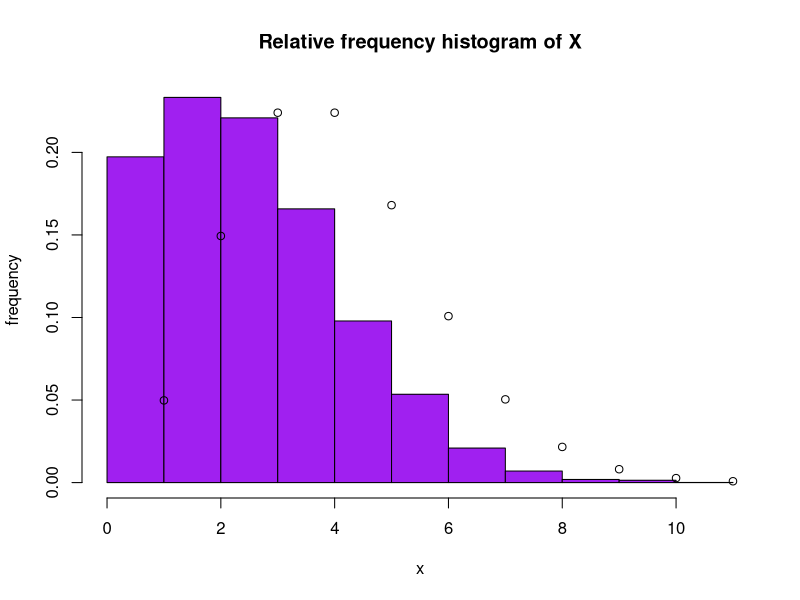
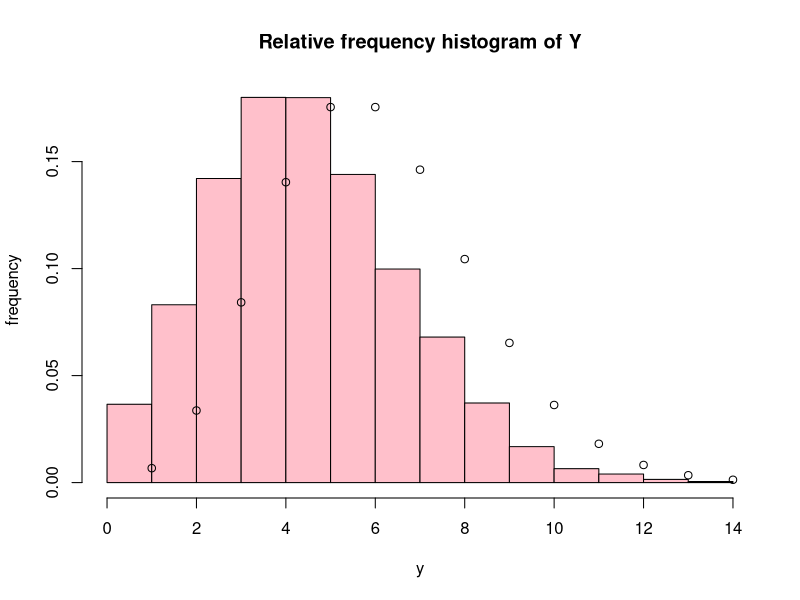
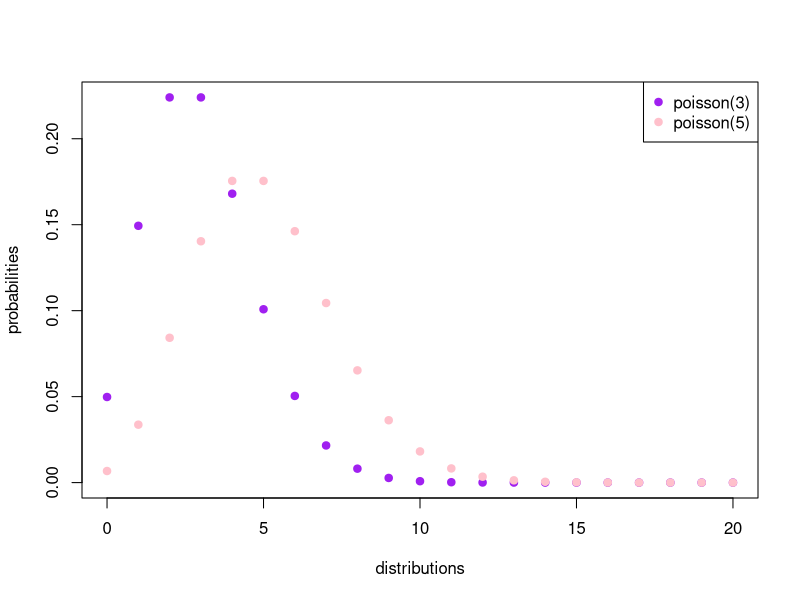

These figures' R source, in order:
#Part a
#ii)
#lambda = 8
#P(Z <= 6), P(Z > 4), P( 3<=Z <= 8)
?poisson
?dpois
?ppois

#P(Z <= 6)
ppois(q=6, lambda = 8, lower.tail = TRUE)
#check: 1- P(Z > 6)
1 - ppois(q = 6, lambda = 8, lower.tail = FALSE)

#P(Z > 4)
ppois(q = 4, lambda = 8, lower.tail = FALSE)
#check: 1 - P(Z = 4, Z =3, Z= 2, Z=1, Z=0)
1 - sum(dpois(x = 0:4, lambda = 8))

#P( 3 <= Z <= 8)
#so P( Z=3, Z = 4, Z = 5, Z = 6, Z = 7, Z =8)
sum(dpois(x = 3:8, lambda = 8))
#check:
1 - ppois(q = 8, lambda = 8, lower.tail = FALSE) - ppois(q = 2, lambda = 8, lower.tail = TRUE)


#Part b 
#i)
#create objects for both distributions
poisson3 <- rpois(n = 10000, lambda = 3)
poisson5 <- rpois(n = 10000, lambda = 5)
  
x <- sample(poisson3, size = 10000, replace = TRUE)
xresults <- data.frame(x)
View(xresults)

y <- sample(poisson5, size = 10000, replace = TRUE)
yresults <- data.frame(y)
View(yresults)

poissondist <- function() {
  data.frame(x, y)
}

results <- poissondist()
View(results)

#ii)
#relative frequency histogram for x nd y respectively
xhist <- hist(x, freq = FALSE,
     main = "Relative frequency histogram of X",
     xlab = "x",
     ylab = "frequency",
     col = "purple")

points(dpois(0:10000, x = 0:10000, lambda = 3), col = "black")
xpmf <- dpois(x = 0:10000, lambda = 3)
head(xpmf)


yhist <- hist(y, freq = FALSE,
     main = "Relative frequency histogram of Y",
     xlab = "y",
     ylab = "frequency",
     col = "pink")

points(dpois(0:10000, x = 0:10000, lambda = 5), col = "black")
ypmf <- dpois(x = 0:10000, lambda = 5)
head(ypmf)

#plot both x and y on the same axis
plot(0:10000, xpmf, col = "purple", xlim =c(0, 20),pch = 19, xlab = "distributions", ylab = "probabilities")
points(0:10000, ypmf, col = "pink", pch = 19)
legend("topright",c("poisson(3)", "poisson(5)"),pch = c(19, 19), col = c("purple", "pink"))
